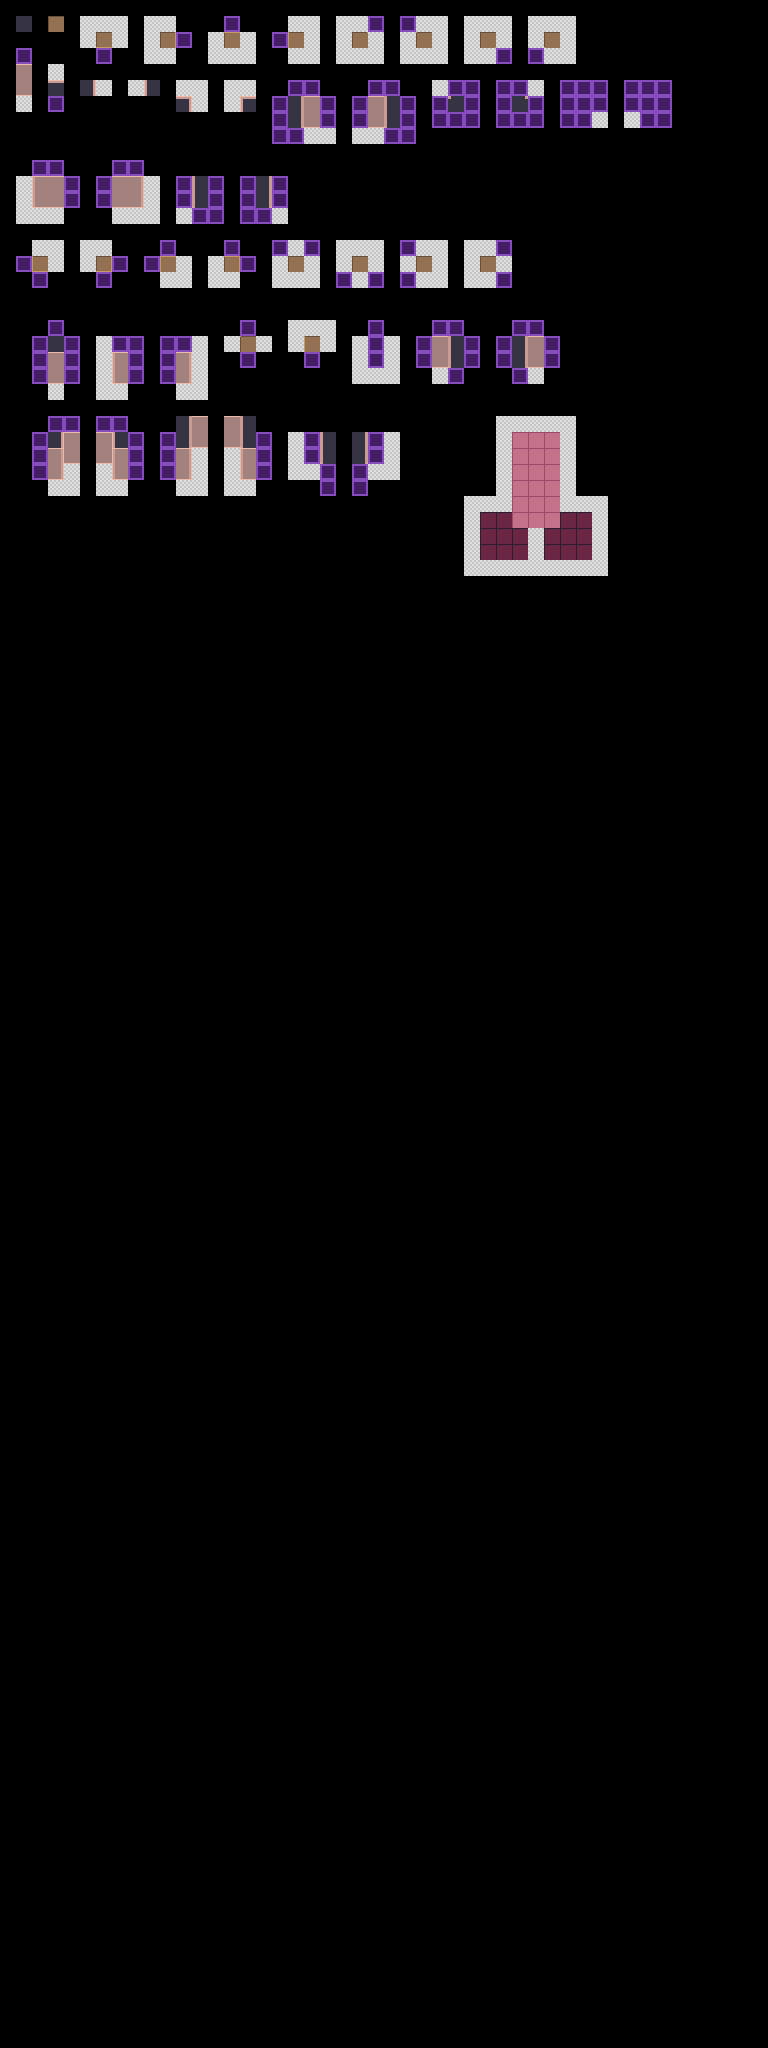

This is a level from a 2D game, rendered from its Tiled map with the project's own tilesets. A one-line summary and the map file follow, with tile-layer data summarised:
An orthogonal 48x128 tile map with 16x16 px tiles, 5 tile layers (regions, input_wireframe, output_walls, output_floor, ...), 2 tilesets.

<map version="1.9" tiledversion="1.9.1" orientation="orthogonal" renderorder="right-down" width="48" height="128" tilewidth="16" tileheight="16" infinite="0" nextlayerid="7" nextobjectid="14">
 <properties>
  <property name="DeleteTiles" type="bool" value="true" />
  <property name="MatchOutsideMap" type="bool" value="true" />
  <property name="NoOverlappingRules" type="bool" value="true" />
  <property name="OverflowBorder" type="bool" value="true" />
 </properties>
 <tileset firstgid="1" source="wireframe2d.tsx" />
 <tileset firstgid="5" source="GrassyTileset.tsx" />
 <layer id="1" name="regions" width="48" height="128">
  <data>[6144 cells, 474 non-empty, 1 distinct tile ids]</data>
 </layer>
 <layer id="2" name="input_wireframe" width="48" height="128">
  <data>[6144 cells, 474 non-empty, 2 distinct tile ids]</data>
 </layer>
 <layer id="3" name="output_walls" width="48" height="128">
  <data>[6144 cells, 109 non-empty, 32 distinct tile ids]</data>
 </layer>
 <layer id="4" name="output_floor" width="48" height="128">
  <data>[6144 cells, 18 non-empty, 14 distinct tile ids]</data>
 </layer>
 <layer id="5" name="output_collision" width="48" height="128">
  <data>[6144 cells, 0 non-empty, 0 distinct tile ids]</data>
 </layer>
 <objectgroup id="6" name="output_Collision Mask" />
</map>
